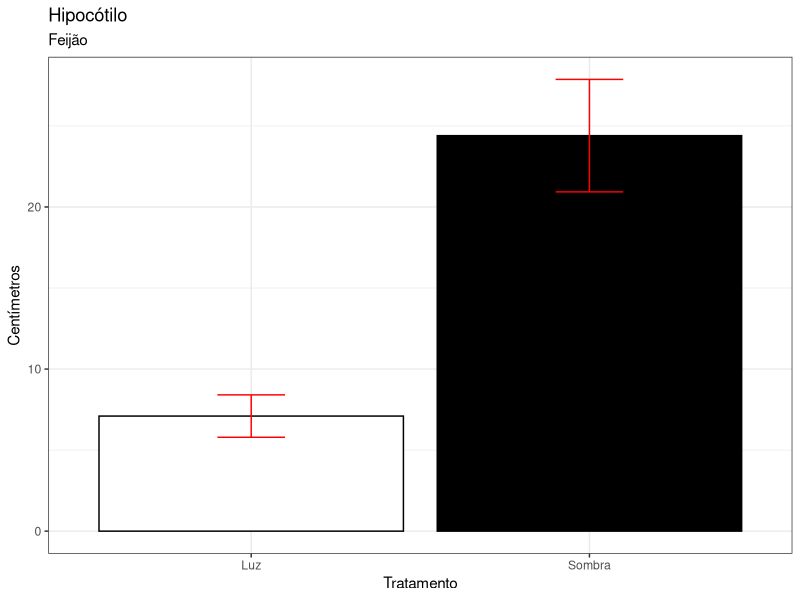
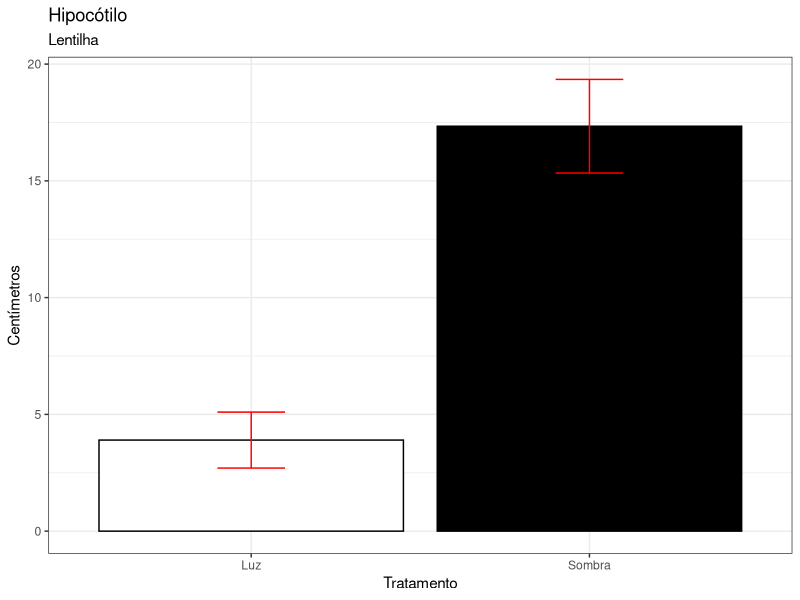
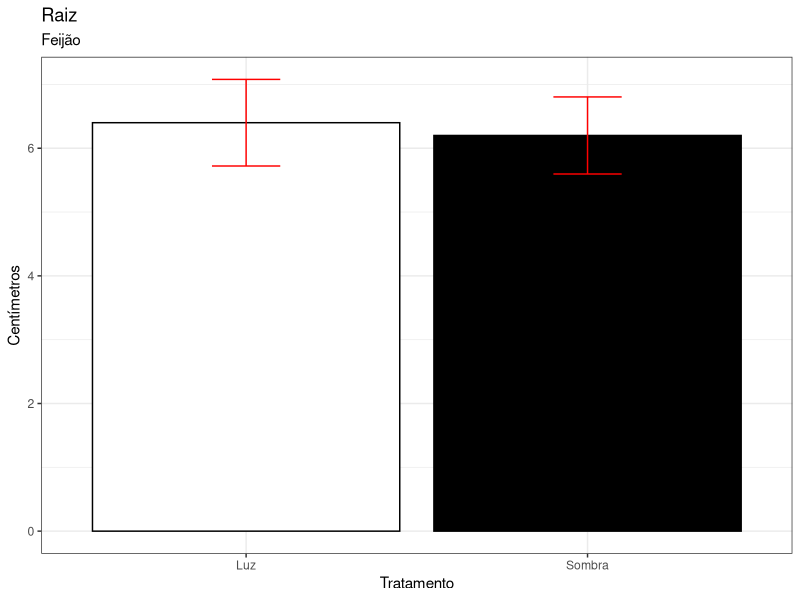
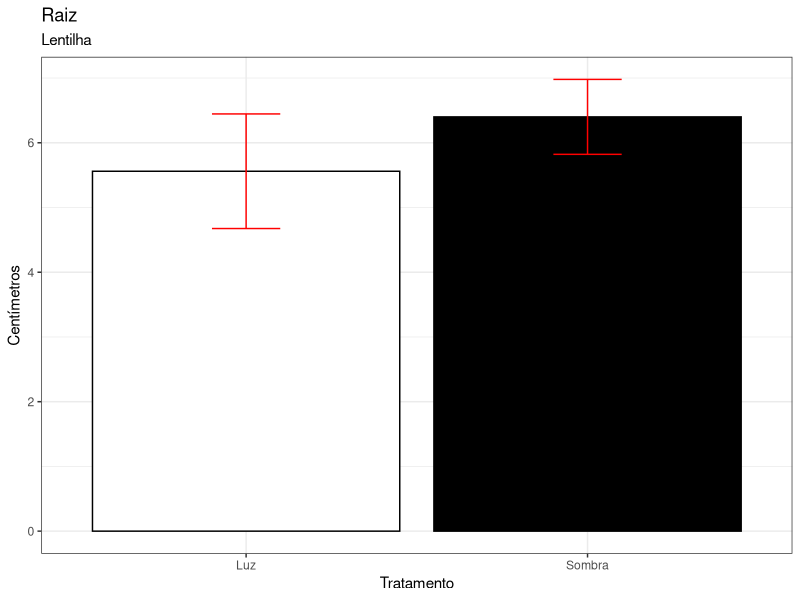
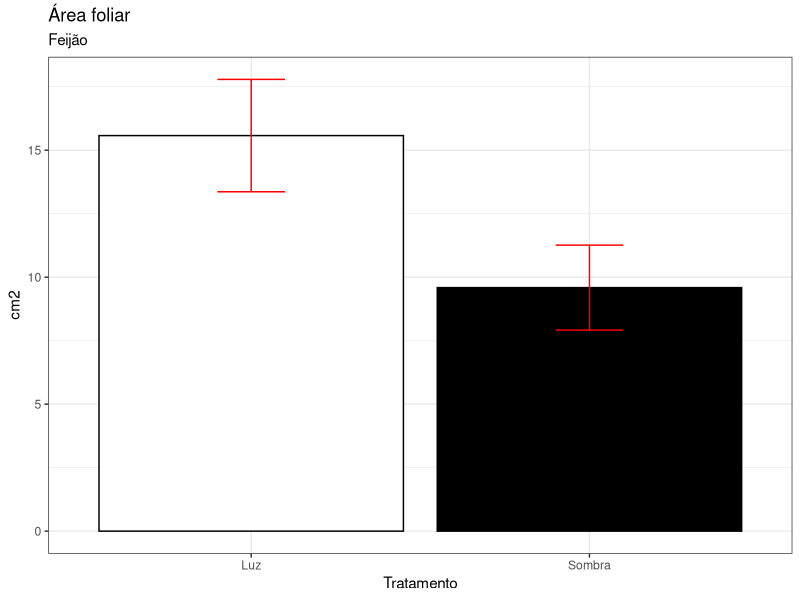
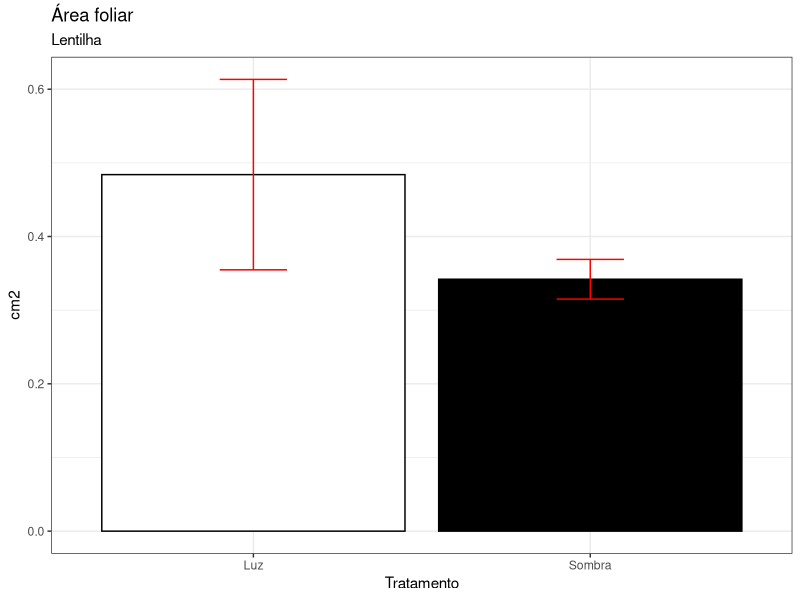

The R source for these figures, in order:
#' Script para a prática de estiolação
#' Ecofisiologia vegetal
#' Felipe Cordeiro, Felipe Fernandes, Ivone Nascimento, Jaderson Coriolano, Joyce Micaely, Juliana Fonseca, Letícia Gonçalves
#' Versão 4

# Início ------------------------------------------------------------------

## Bibliotecas ####
library(ggplot2)
library(dplyr)

## Importação dos dados ####
dados <- read.csv('./dados.csv', T, ',', dec = '.')

### Configuração dos dados ####
dados <- dados |> mutate(
  Bloco = factor(Bloco),
  Tratamento = factor(Tratamento),
  across(
    .cols = where(is.numeric),
    .fns = ~ ifelse(is.na(.), 0, .)
  )
)

#### Conferência ####
str(dados)

## Separação ####
luz <- dados |> 
  filter(Tratamento == 'Luz')
sombra <- dados |> 
  filter(Tratamento == 'Sombra')

# Gráficos ----------------------------------------------------------------

gráfico <- function(colunaL, colunaS, título, subtítulo, eixoY) {
  temp <- data.frame(
    tratamento = c('Luz', 'Sombra'),
    média = c(
      mean({{colunaL}}),
      mean({{colunaS}})
    ),
    ep = c(
      sd({{colunaL}}) / sqrt(length({{colunaL}})),
      sd({{colunaS}}) / sqrt(length({{colunaS}}))
    )
  )
  grafico <- ggplot(temp, aes(tratamento, média)) +
    geom_col(fill = c('white', 'black'), colour = 'black') +
    geom_errorbar(aes(
      ymin = média - ep,
      ymax = média + ep
    ), width = 0.2, colour = 'red') +
    labs(
      title = título,
      subtitle = subtítulo,
      x = 'Tratamento',
      y = eixoY
    ) +
    theme_bw()
  ggsave(
    paste0('./gráficos/', título, ' - ', subtítulo, '.png'),
    plot = grafico,
    height = 3,
    width = 4,
    dpi = 300,
    scale = 1.25
  )
}

## Hipocótilos ####
gráfico(luz$Hipocótilo_F, sombra$Hipocótilo_F, 'Hipocótilo', 'Feijão', 'Centímetros')
gráfico(luz$Hipocótilo_L, sombra$Hipocótilo_L, 'Hipocótilo', 'Lentilha', 'Centímetros')

## Raízes ####
gráfico(luz$Raiz_F, sombra$Raiz_F, 'Raiz', 'Feijão', 'Centímetros')
gráfico(luz$Raiz_L, sombra$Raiz_L, 'Raiz', 'Lentilha', 'Centímetros')

## Áreas foliares ####
gráfico(luz$ÁreaFol_F, sombra$ÁreaFol_F, 'Área foliar', 'Feijão', 'cm2')
gráfico(luz$ÁreaFol_L, sombra$ÁreaFol_L, 'Área foliar', 'Lentilha', 'cm2')

# Análises ----------------------------------------------------------------

## Tratamento ####

### Hipocótilos ####
hipoFT <- aov(Hipocótilo_F ~ Tratamento, dados)
hipoLT <- aov(Hipocótilo_L ~ Tratamento, dados)

### Raízes ####
raizFT <- aov(Raiz_F ~ Tratamento, dados)
raizLT <- aov(Raiz_L ~ Tratamento, dados)

### Áreas foliares ####
afolFT <- aov(ÁreaFol_F ~ Tratamento, dados)
afolLT <- aov(ÁreaFol_L ~ Tratamento, dados)

### Resultados ####
summary(hipoFT)
summary(hipoLT)
summary(raizFT)
summary(raizLT)
summary(afolFT)
summary(afolLT)

## Bloco ####

### Hipocótilos ####
hipoFB <- aov(Hipocótilo_F ~ Bloco, dados)
hipoLB <- aov(Hipocótilo_L ~ Bloco, dados)

### Raízes ####
raizFB <- aov(Raiz_F ~ Bloco, dados)
raizLB <- aov(Raiz_L ~ Bloco, dados)

### Áreas foliares ####
afolFB <- aov(ÁreaFol_F ~ Bloco, dados)
afolLB <- aov(ÁreaFol_L ~ Bloco, dados)

### Resultados ####
summary(hipoFB)
summary(hipoLB)
summary(raizFB)
summary(raizLB)
summary(afolFB)
summary(afolLB)

## Tratamento + Bloco ####

### Hipocótilos ####
hTB_f <- aov(Hipocótilo_F ~ Tratamento + Bloco, dados)
hTB_l <- aov(Hipocótilo_L ~ Tratamento + Bloco, dados)

### Raízes ####
rTB_f <- aov(Raiz_F ~ Tratamento + Bloco, dados)
rTB_l <- aov(Raiz_L ~ Tratamento + Bloco, dados)

### Áreas foliares ####
aTB_f <- aov(ÁreaFol_F ~ Tratamento + Bloco, dados)
aTB_l <- aov(ÁreaFol_L ~ Tratamento + Bloco, dados)

### Resultados ####
summary(hTB_f)
summary(hTB_l)
summary(rTB_f)
summary(rTB_l)
summary(aTB_f)
summary(aTB_l)
